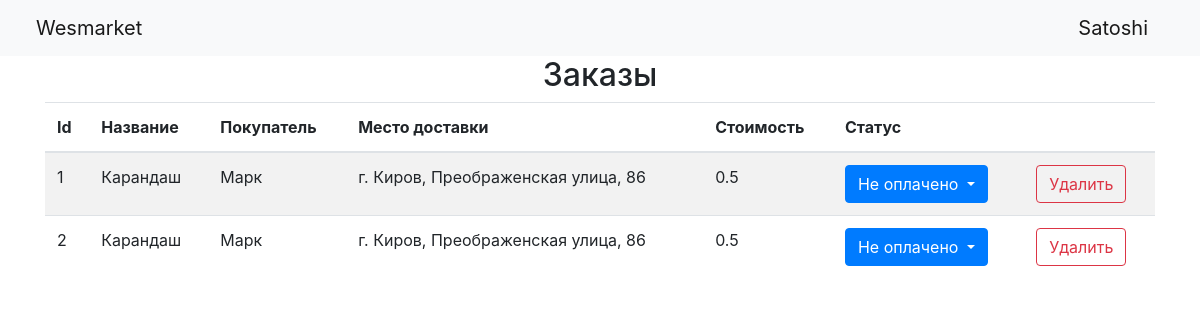
The app's page /admin_orders (signed in), older data.
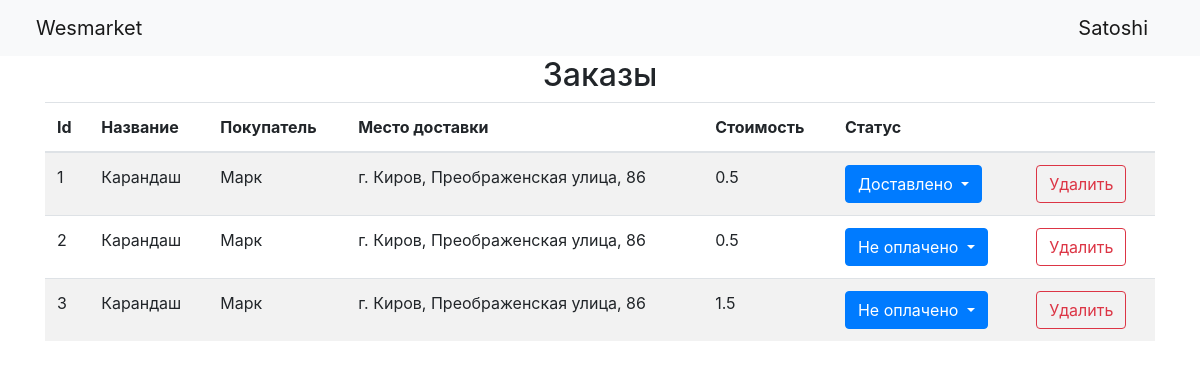
The same page, newer data.
### data/orders.py (models this page shows, shortened)
class Orders(SqlAlchemyBase, SerializerMixin):
    __tablename__ = 'order'
    id = sqlalchemy.Column(sqlalchemy.Integer, primary_key=True, autoincrement=True)
    buy = sqlalchemy.Column(sqlalchemy.Integer, sqlalchemy.ForeignKey("item.id"), index=True)
    buyer = sqlalchemy.Column(sqlalchemy.Integer, sqlalchemy.ForeignKey("user.id"), index=True)
    quantity = sqlalchemy.Column(sqlalchemy.Integer, nullable=True, default=1)
    condition = sqlalchemy.Column(sqlalchemy.String, nullable=True, default='Не оплачено')
    paid_for = sqlalchemy.Column(sqlalchemy.Boolean, nullable=True, default=0)
    user = orm.relation('User', back_populates='orders')
    item = orm.relation('Item')

### data/items.py (models this page shows, shortened)
class Item(SqlAlchemyBase, SerializerMixin):
    __tablename__ = 'item'
    id = sqlalchemy.Column(sqlalchemy.Integer, primary_key=True, autoincrement=True)
    name = sqlalchemy.Column(sqlalchemy.String, nullable=True)
    description = sqlalchemy.Column(sqlalchemy.String, nullable=True)
    price = sqlalchemy.Column(sqlalchemy.Float, nullable=True)
    img = sqlalchemy.Column(sqlalchemy.String, nullable=True)
    quantity = sqlalchemy.Column(sqlalchemy.Integer, nullable=True)

### data/users.py (models this page shows, shortened)
class User(SqlAlchemyBase, UserMixin, SerializerMixin):
    __tablename__ = 'user'
    id = sqlalchemy.Column(sqlalchemy.Integer,
                           primary_key=True, autoincrement=True)
    surname = sqlalchemy.Column(sqlalchemy.String, nullable=True)
    name = sqlalchemy.Column(sqlalchemy.String, nullable=True)
    age = sqlalchemy.Column(sqlalchemy.Integer, nullable=True)
    address = sqlalchemy.Column(sqlalchemy.String, nullable=True)
    email = sqlalchemy.Column(sqlalchemy.String, unique=True, nullable=True, index=True)
    moder = sqlalchemy.Column(sqlalchemy.Boolean, nullable=True, default=0)
    hashed_password = sqlalchemy.Column(sqlalchemy.String, nullable=True, index=True)
    orders = orm.relation("Orders", back_populates='user')

### main.py (the view)
@app.route('/admin_orders', methods=['GET', 'POST'])
@login_required
def admin_orders():
    if not current_user.moder:
        return redirect('/')
    a = db_sess.query(Orders).all()
    return render_template('admin_ord.html', title='Заказы', item_list=a)

### main.py (called while the page is built)
@login_manager.user_loader
def load_user(user_id):
    return db_sess.query(User).get(user_id)

### templates/admin_ord.html (shortened to what this page needs)
{% extends "base.html" %}
{% block content %}
<h2 align="center">Заказы</h2>
{% if item_list %}
        <table class="table table-striped">
                <thead class="thead-inverse">
                        <tr><th>Id</th><th>Название</th><th>Покупатель</th><th>Место доставки</th><th>Стоимость</th><th>Статус</th><th> </th></tr>
                </thead>
                {% for item in item_list %}
        <tr><td>{{ item.id }}</td><td>{{ item.item.name }}</td><td>{{ item.user.name }}</td><td>{{ item.user.address }}</td>
            <td>{{ item.item.price * item.quantity }}</td>
            <td>
  <div class="dropdown">
  <button class="btn btn-primary dropdown-toggle" type="button" id="dropdownMenuButton1" data-bs-toggle="dropdown" aria-expanded="false">
    {{ item.condition }}
  </button>
</div></td><td><a href="/delete_order/{{ item.id }}" class="btn btn-outline-danger">Удалить</a></td>
        </tr>
                {% endfor %}
        </table>
{% endif %}
{% endblock %}

Row changes from the older to the newer data that the page shows:
changed Orders id 1: condition "Не оплачено" → "Доставлено"
added Orders: id "3", item.name "Карандаш", user.name "Марк", user.address "г. Киров, Преображенская улица, 86", item.item.price*item.quantity "1.5", condition "Не оплачено"
